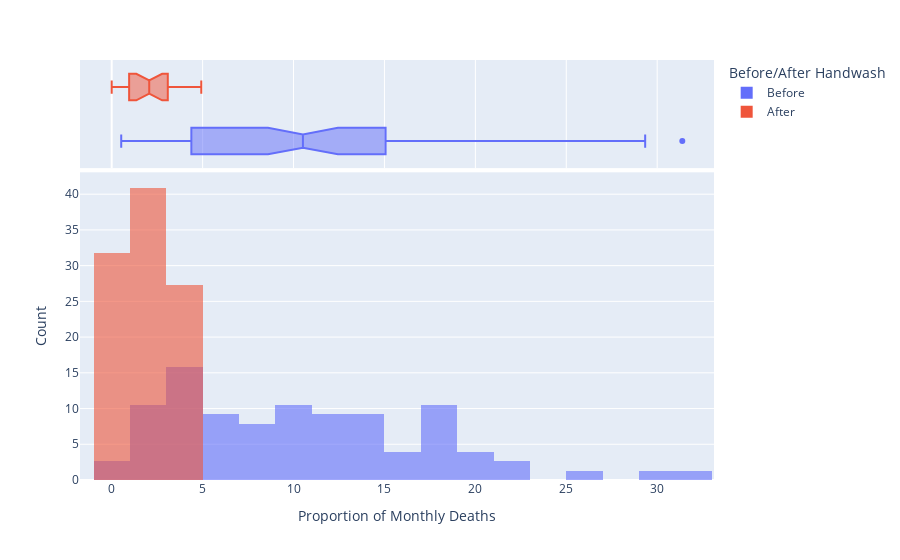

Here is the notebook cell this chart was saved with:
### Markdown cell above
### Use Histograms to Visualise the Monthly Distribution of Outcomes

**Challenge**: Create a [plotly histogram](https://plotly.com/python/histograms/) to show the monthly percentage of deaths. 

* Use docs to check out the available parameters. Use the [`color` parameter](https://plotly.github.io/plotly.py-docs/generated/plotly.express.histogram.html) to display two overlapping histograms.
* The time period of handwashing is shorter than not handwashing. Change `histnorm` to `percent` to make the time periods comparable. 
* Make the histograms slighlty transparent
* Experiment with the number of bins on the histogram. Which number work well in communicating the range of outcomes?
* Just for fun, display your box plot on the top of the histogram using the `marginal` parameter.

### Code cell
hist = px.histogram(df_monthly, 
                   x='pct_deaths', 
                   color='Before/After Handwash',
                   nbins=30,
                   opacity=0.6,
                   barmode='overlay',
                   histnorm='percent',
                   marginal='box',)
 
hist.update_layout(xaxis_title='Proportion of Monthly Deaths',
                   yaxis_title='Count',)
 
hist.show()

### Figure 1 — Plotly figure (JSON) as saved in the notebook; plotly's stock layout.template omitted (floating-point values rounded to 4 significant figures)
{"data": [{"alignmentgroup": "True", "bingroup": "x", "histnorm": "percent", "hovertemplate": "Before/After Handwash=Before<br>pct_deaths=%{x}<br>percent=%{y}<extra></extra>", "legendgroup": "Before", "marker": {"color": "#636efa", "opacity": 0.6, "pattern": {"shape": ""}}, "name": "Before", "nbinsx": 30, "offsetgroup": "Before", "orientation": "v", "showlegend": true, "type": "histogram", "x": [14.57, 7.531, 4.332, 1.569, 0.7843, 5, 8.421, 1.351, 1.878, 11.02, 22.55, 20.85, 12.22, 10.23, 10.74, 3.226, 6.593, 20.78, 25.46, 18.39, 29.34, 22.97, 31.38, 19.12, 15.97, 12.41, 11.93, 6.098, 4.082, 0.5236, 1.554, 2.262, 17.6, 7.143, 8.051, 15.16, 11.28, 17.03, 17.31, 5.833, 2.679, 4.369, 6.32, 1.224, 3.226, 11.02, 10.55, 7.591, 4.745, 4.452, 4.231, 4.392, 7.143, 6.122, 3.586, 10.55, 14.84, 10.94, 10.49, 13.39, 18.09, 15.43, 18.97, 13.44, 10.15, 13.1, 18.06, 14.39, 14.96, 10.77, 5.369, 3.215, 1.923, 3.607, 18.27, 12.24], "xaxis": "x", "yaxis": "y"}, {"alignmentgroup": "True", "hovertemplate": "Before/After Handwash=Before<br>pct_deaths=%{x}<extra></extra>", "legendgroup": "Before", "marker": {"color": "#636efa"}, "name": "Before", "notched": true, "offsetgroup": "Before", "showlegend": false, "type": "box", "x": [14.57, 7.531, 4.332, 1.569, 0.7843, 5, 8.421, 1.351, 1.878, 11.02, 22.55, 20.85, 12.22, 10.23, 10.74, 3.226, 6.593, 20.78, 25.46, 18.39, 29.34, 22.97, 31.38, 19.12, 15.97, 12.41, 11.93, 6.098, 4.082, 0.5236, 1.554, 2.262, 17.6, 7.143, 8.051, 15.16, 11.28, 17.03, 17.31, 5.833, 2.679, 4.369, 6.32, 1.224, 3.226, 11.02, 10.55, 7.591, 4.745, 4.452, 4.231, 4.392, 7.143, 6.122, 3.586, 10.55, 14.84, 10.94, 10.49, 13.39, 18.09, 15.43, 18.97, 13.44, 10.15, 13.1, 18.06, 14.39, 14.96, 10.77, 5.369, 3.215, 1.923, 3.607, 18.27, 12.24], "xaxis": "x2", "yaxis": "y2"}, {"alignmentgroup": "True", "bingroup": "x", "histnorm": "percent", "hovertemplate": "Before/After Handwash=After<br>pct_deaths=%{x}<br>percent=%{y}<extra></extra>", "legendgroup": "After", "marker": {"color": "#EF553B", "opacity": 0.6, "pattern": {"shape": ""}}, "name": "After", "nbinsx": 30, "offsetgroup": "After", "orientation": "v", "showlegend": true, "type": "histogram", "x": [2.239, 1.2, 1.894, 4.58, 3.957, 4.472, 2.93, 3.534, 0.6873, 0, 0.6557, 0.9585, 1.136, 0.3717, 0, 0.9615, 2.341, 2.903, 1.34, 2.233, 3.085, 4.926], "xaxis": "x", "yaxis": "y"}, {"alignmentgroup": "True", "hovertemplate": "Before/After Handwash=After<br>pct_deaths=%{x}<extra></extra>", "legendgroup": "After", "marker": {"color": "#EF553B"}, "name": "After", "notched": true, "offsetgroup": "After", "showlegend": false, "type": "box", "x": [2.239, 1.2, 1.894, 4.58, 3.957, 4.472, 2.93, 3.534, 0.6873, 0, 0.6557, 0.9585, 1.136, 0.3717, 0, 0.9615, 2.341, 2.903, 1.34, 2.233, 3.085, 4.926], "xaxis": "x2", "yaxis": "y2"}], "layout": {"barmode": "overlay", "legend": {"title": {"text": "Before/After Handwash"}, "tracegroupgap": 0}, "margin": {"t": 60}, "xaxis": {"anchor": "y", "domain": [0, 1], "title": {"text": "Proportion of Monthly Deaths"}}, "xaxis2": {"anchor": "y2", "domain": [0, 1], "matches": "x", "showgrid": true, "showticklabels": false}, "yaxis": {"anchor": "x", "domain": [0, 0.7326], "title": {"text": "Count"}}, "yaxis2": {"anchor": "x2", "domain": [0.7426, 1], "matches": "y2", "showgrid": false, "showline": false, "showticklabels": false, "ticks": ""}}}
